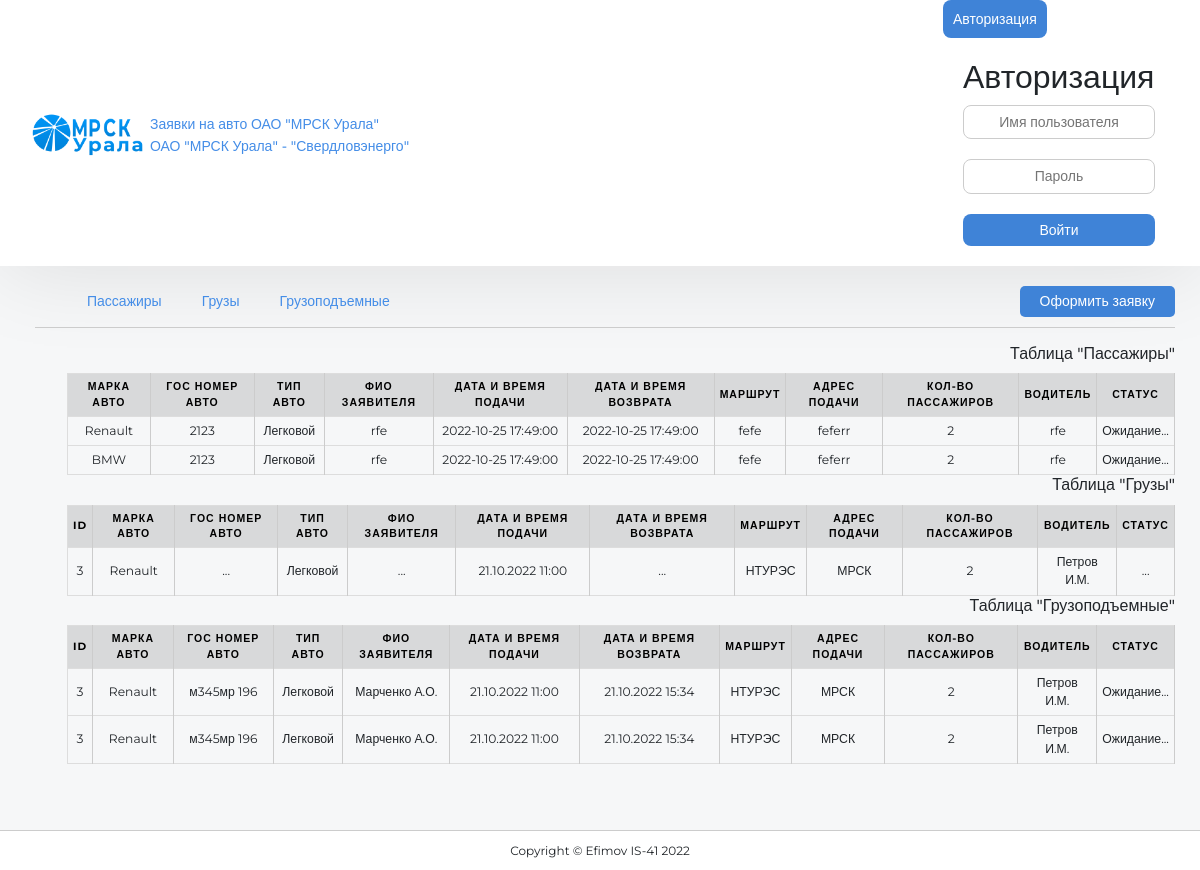
The page / on the database its author committed.
### tables this page shows
CREATE TABLE `passengers` (
  `id` int(11) NOT NULL,
  `car_brand` varchar(50) DEFAULT NULL,
  `car_number` varchar(50) DEFAULT NULL,
  `car_type` varchar(50) DEFAULT NULL,
  `declarer_sfl` text NOT NULL,
  `filing_date` date DEFAULT NULL,
  `filing_time` time DEFAULT NULL,
  `return_date` date DEFAULT NULL,
  `return_time` time DEFAULT NULL,
  `route` varchar(50) DEFAULT NULL,
  `filing_address` text,
  `passengers_count` int(11) DEFAULT NULL,
  `driver_sfl` text NOT NULL,
  `order_status` varchar(50) DEFAULT 'Ожидание...',
  `is_archive` tinyint(1) NOT NULL
);

### php/requests/all_tables.php (called while the page is built, shortened)
<?
    require_once('php/db/connect.php');
    $passengers_req = "SELECT * FROM `passengers` WHERE `is_archive` = 0";
    $passengers_data = $pdo->query($passengers_req);
    $passengers_line = $passengers_data->fetchAll();
?>

### index.php (the view, shortened to what this page needs)
<!DOCTYPE html>
<html lang="en">
<head>
    <link rel="stylesheet" href="https://cdn.jsdelivr.net/npm/bootstrap@5.2.2/dist/css/bootstrap.min.css">
    <link rel="stylesheet" href="https://cdn.jsdelivr.net/npm/uikit@3.6.3/dist/css/uikit.min.css" />
    <link rel="stylesheet" href="css/main.css">
    <link rel="stylesheet" href="css/index.css">
    <link rel="stylesheet" href="css/media.css">
</head>
<body>
    <header>
        <div class="header__wrapper">
            <div class="header__logo">
                <a href="#" class="header__logo__item">
                    <img src="icn/MRSK-Logo-Main.png" alt="site-logo" class="header__logo__item__img">
                </a>
                <p class="header__logo__description m-0 p-0">
                    Заявки на авто ОАО "МРСК Урала" <br> ОАО "МРСК Урала" - "Свердловэнерго"
                </p>
            </div>
            <nav class="header__nav">
                <ul class="p-0 m-0">
                    <li class="header__nav__option header__nav__autorize">
                        <?
                            if($_SESSION['autorized'] == true) {
                                echo "<a href='pages/admin.php ' class='admin__page__redirect button-color'>Панель Администратора</a>";
                            }
                            else {
                                echo '<button class="header__nav__option__item" uk-toggle="target: #adminAutorize" type="button">Авторизация</button>';
                            }
                        ?>
                        <div id="adminAutorize" uk-modal class="admin__autorize__modal">
                            <div class="uk-modal-dialog uk-modal-body admin__autorize__modal__window">
                                <h2>Авторизация</h2>
                                <div class="admin__autorize__form">
                                    <form action="php/requests/login.php" method="get" class="admin__autorize__form">
                                        <input type="text" class="admin__autorize__form__input" placeholder="Имя пользователя" id="adminLogin" name="admin_login">
                                        <input type="password" class="admin__autorize__form__input" placeholder="Пароль" id="adminPassw" name="admin_password">
                                        <input type="submit" class="admin__autorize__modal__submit button-color" id="adminSubmit" value="Войти">
                                    </form>
                                </div>
                            </div>
                        </div>
                    </li>
                </ul>
            </nav>
        </div>
    </header>
    <main >
        <section class="delivery">
            <div class="delivery__variants">
                <ul class='uk-subnav delivery__variants__top' uk-switcher>
                    <li id="passRecept">
                        <a href="#" class="delivery__variants__item">Пассажиры</a></li>
                    <li id="cargoRecept">
                        <a href="#" class="delivery__variants__item">Грузы</a>
                    </li>
                    <li id="liftingRecept">
                        <a href="#" class="delivery__variants__item">Грузоподъемные</a>
                    </li>
                    <a href="pages/order.php" class="delivery__variants__item delivery__variants__recept_btn">Оформить заявку</a>
                </ul>
                <ul class="uk-switcher">
                    <? require_once('php/requests/all_tables.php')?>
                    <li class="uk-padding-remove passengers__wrapper">
                        <h3>Таблица "Пассажиры"</h3>
                        <table class="passengers__table">
                            <thead>
                              <tr>
                                <th>Марка авто</th>
                                <th>Гос номер авто</th>
                                <th>Тип Авто</th>
                                <th>Фио заявителя</th>
                                <th>Дата и время подачи</th>
                                <th>Дата и время возврата</th>
                                <th>Маршрут</th>
                                <th>Адрес подачи</th>
                                <th>Кол-во пассажиров</th>
                                <th>Водитель</th>
                                <th>Статус</th>
                              </tr>
                            </thead>
                            <tbody class="main__tables__tbody">
                            <? foreach($passengers_line as $passengers) {
                                echo '
                              <tr>
                                <td data-label="ID" hidden>'
                                    .$passengers['id'].'
                                </td>
                                <td data-label="Марка Авто">
                                    '.$passengers['car_brand'].'
                                </td>
                                <td data-label="Гос номер авто">
                                    '.$passengers['car_number'].'
                                </td>
                                <td data-label="Тип авто">
                                    '.$passengers['car_type'].'
                                </td>
                                <td data-label="Фио заявителя">
                                    '.$passengers['declarer_sfl'].'
                                </td>
                                <td data-label="Дата и время подачи">
                                    '.$passengers['filing_date'], " " ,$passengers['filing_time'].'
                                </td>
                                <td data-label="Дата и время возврата">
                                    '.$passengers['return_date'], " ",$passengers['return_time'].'
                                </td>
                                <td data-label="Маршрут">
                                    '.$passengers['route'].'
                                </td>
                                <td data-label="Адрес подачи">
                                    '.$passengers['filing_address'].'
                                </td>
                                <td data-label="Кол-во пассажиров">
                                    '.$passengers['passengers_count'].'
                                </td>
                                <td data-label="Водитель">
                                    '.$passengers['driver_sfl'].'
                                </td>
                                <td data-label="Статус">
                                    '.$passengers['order_status'].'
                                </td>
                              </tr>';}?>
                            </tbody>
                        </table>
                    </li>
                    <li class="uk-padding-remove cargo__wrapper">
                        <h3>Таблица "Грузы"</h3>
                        <table class="cargo__table">
                            <thead>
                              <tr>
                                <th>ID</th>
                                <th>Марка авто</th>
                                <th>Гос номер авто</th>
                                <th>Тип Авто</th>
                                <th>Фио заявителя</th>
                                <th>Дата и время подачи</th>
                                <th>Дата и время возврата</th>
                                <th>Маршрут</th>
                                <th>Адрес подачи</th>
                                <th>Кол-во пассажиров</th>
                                <th>Водитель</th>
                                <th>Статус</th>
                              </tr>
                            </thead>
                            <tbody>
                              <tr>
                                <td data-label="ID">3</td>
                                <td data-label="Марка Авто">Renault</td>
                                <td data-label="Гос номер авто">...</td>
                                <td data-label="Тип авто">Легковой</td>
                                <td data-label="Фио заявителя">...</td>
                                <td data-label="Дата и время подачи">21.10.2022 11:00</td>
                                <td data-label="Дата и время возврата">...</td>
                                <td data-label="Маршрут">НТУРЭС</td>
                                <td data-label="Адрес подачи">МРСК</td>
                                <td data-label="Кол-во пассажиров">2</td>
                                <td data-label="Водитель">Петров И.М.</td>
                                <td data-label="Статус">...</td>
                              </tr>
                            </tbody>
                        </table>
                    </li>
                    <li class="uk-padding-remove lifting__wrapper">
                        <h3>Таблица "Грузоподъемные"</h3>
                        <table class="liftings__table">
                            <thead>
                              <tr>
                                <th>ID</th>
                                <th>Марка авто</th>
                                <th>Гос номер авто</th>
                                <th>Тип Авто</th>
                                <th>Фио заявителя</th>
                                <th>Дата и время подачи</th>
                                <th>Дата и время возврата</th>
                                <th>Маршрут</th>
                                <th>Адрес подачи</th>
                                <th>Кол-во пассажиров</th>
                                <th>Водитель</th>
                                <th>Статус</th>
                              </tr>
                            </thead>
                            <tbody>
                              <tr>
                                <td data-label="ID">3</td>
                                <td data-label="Марка Авто">Renault</td>
                                <td data-label="Гос номер авто">м345мр 196</td>
                                <td data-label="Тип авто">Легковой</td>
                                <td data-label="Фио заявителя">Марченко А.О.</td>
                                <td data-label="Дата и время подачи">21.10.2022 11:00</td>
                                <td data-label="Дата и время возврата">21.10.2022 15:34</td>
                                <td data-label="Маршрут">НТУРЭС</td>
                                <td data-label="Адрес подачи">МРСК</td>
                                <td data-label="Кол-во пассажиров">2</td>
                                <td data-label="Водитель">Петров И.М.</td>
                                <td data-label="Статус">Ожидание...</td>
                              </tr>
                              <tr>
                                <td data-label="ID">3</td>
                                <td data-label="Марка Авто">Renault</td>
                                <td data-label="Гос номер авто">м345мр 196</td>
                                <td data-label="Тип авто">Легковой</td>
                                <td data-label="Фио заявителя">Марченко А.О.</td>
                                <td data-label="Дата и время подачи">21.10.2022 11:00</td>
                                <td data-label="Дата и время возврата">21.10.2022 15:34</td>
                                <td data-label="Маршрут">НТУРЭС</td>
                                <td data-label="Адрес подачи">МРСК</td>
                                <td data-label="Кол-во пассажиров">2</td>
                                <td data-label="Водитель">Петров И.М.</td>
                                <td data-label="Статус">Ожидание...</td>
                              </tr>
                            </tbody>
                        </table>
                    </li>
                </ul>
            </div>
        </section>
    </main>
    <footer>
        Copyright © Efimov IS-41 2022
    </footer>
</body>
</html>

### css/main.css (style rules this page uses)
* { margin: 0; padding: 0; box-sizing: border-box; font-family: 'Montserrat', 'Rubik', sans-serif!important; }
button { border: none; padding: 8px 10px; font-size: .875em; background: #3f83d7; color: #fff; border-radius: 8px; font-weight: 500; }
a { color: #448de7; text-decoration: none; font-weight: 500; font-size: .875rem; transition: all .6s ease; }
ul { list-style-type: none; }
h3 { font-size: 1rem; }
body { background: #F6F7F8; min-height: 100vh; display: flex; flex-direction: column; position: relative; }
header { background: #fff; display: flex; align-items: center; justify-content: center; box-shadow: 0px 4px 84px rgb(0 0 0 / 10%); padding: 0 25px; }
.header__wrapper { width: 100%; height: 100%; display: flex; align-items: center; justify-content: space-between; line-height: 1.6; }
.header__logo { display: flex; align-items: center; justify-content: space-between; }
.header__logo__description { font-size: .875em; color: #448de7; font-weight: 500; margin-top: 4px!important; }
.header__logo__item { padding: 25px 0; }
.header__logo__item__img { width: 125px; object-fit: contain; }
.header__nav__option a, .button-color { padding: 10px; border-radius: 8px; background: #3f83d7; color: #fff; }
main { margin-bottom: 70px; }
main div { padding: 20px 35px; }
footer { position: fixed; height: 40px; width: 100%; left: 0; bottom: 0; background: #fff; display: flex; align-items: center; justify-content: center; font-size: .75rem; border-top: 1px solid #ccc; }
.delivery__variants { padding: 20px 25px 20px 35px; }
.delivery__variants__top { margin-left: 0; display: grid; justify-content: start; align-items: center; grid-template-columns: auto auto auto 1fr; padding-bottom: 10px; border-bottom: 1px solid #ccc; }
.delivery__variants__top li:first-child { padding: 0; }
.delivery__variants__item { transition: all .6s ease; font-size: 0.875em!important; padding: 5px 20px; text-transform: none!important; }
.delivery__variants__recept_btn { justify-self: end; background: #3f83d7; color: #fff; border-radius: 5px; }
.passengers__wrapper, .cargo__wrapper, .lifting__wrapper { text-align: right; font-size: .875em; }
table { border: 1px solid #ccc; width: 100%; border-collapse: collapse; margin-top: 10px; }
table tr { border: 1px solid #ddd; }
table th, table td { padding: 5px; text-align: center; border-right: 1px solid #ccc; font-size: .875em; }
table th { color: #000; background-color: #d8d9da; text-transform: uppercase; font-size: .75em; letter-spacing: 1px; font-family: 'Rubik', sans-serif; }
.main__tables__tbody tr:not(:first-child) { margin-top: 10px; }

### css/index.css (style rules this page uses)
.admin__autorize__modal * { font-family: 'Montserrat', sans-serif; text-align: center; border-radius: 8px; width: max-content; }
.admin__autorize__modal__window { padding: 20px; text-align: center!important; }
.admin__autorize__modal__submit { width: 100%; padding: 5px 20px; border: none; font-size: .875rem; font-weight: 500; }
.admin__autorize__form { display: flex; flex-direction: column; margin: 0 auto; width: max-content; justify-content: center; align-items: center; gap: 20px; }
.admin__autorize__form__input { font-size: .875em; outline:none; border: 1px solid #ccc; padding: 5px 10px; }

### rows shown on the page
passengers: car_brand "Renault", car_number "2123", car_type "Легковой", declarer_sfl "rfe", filing_date "2022-10-25", filing_time "17:49:00", return_date "2022-10-25", return_time "17:49:00", route "fefe", filing_address "feferr", passengers_count "2", driver_sfl "rfe", order_status "Ожидание..."
passengers: car_brand "BMW", car_number "2123", car_type "Легковой", declarer_sfl "rfe", filing_date "2022-10-25", filing_time "17:49:00", return_date "2022-10-25", return_time "17:49:00", route "fefe", filing_address "feferr", passengers_count "2", driver_sfl "rfe", order_status "Ожидание..."
